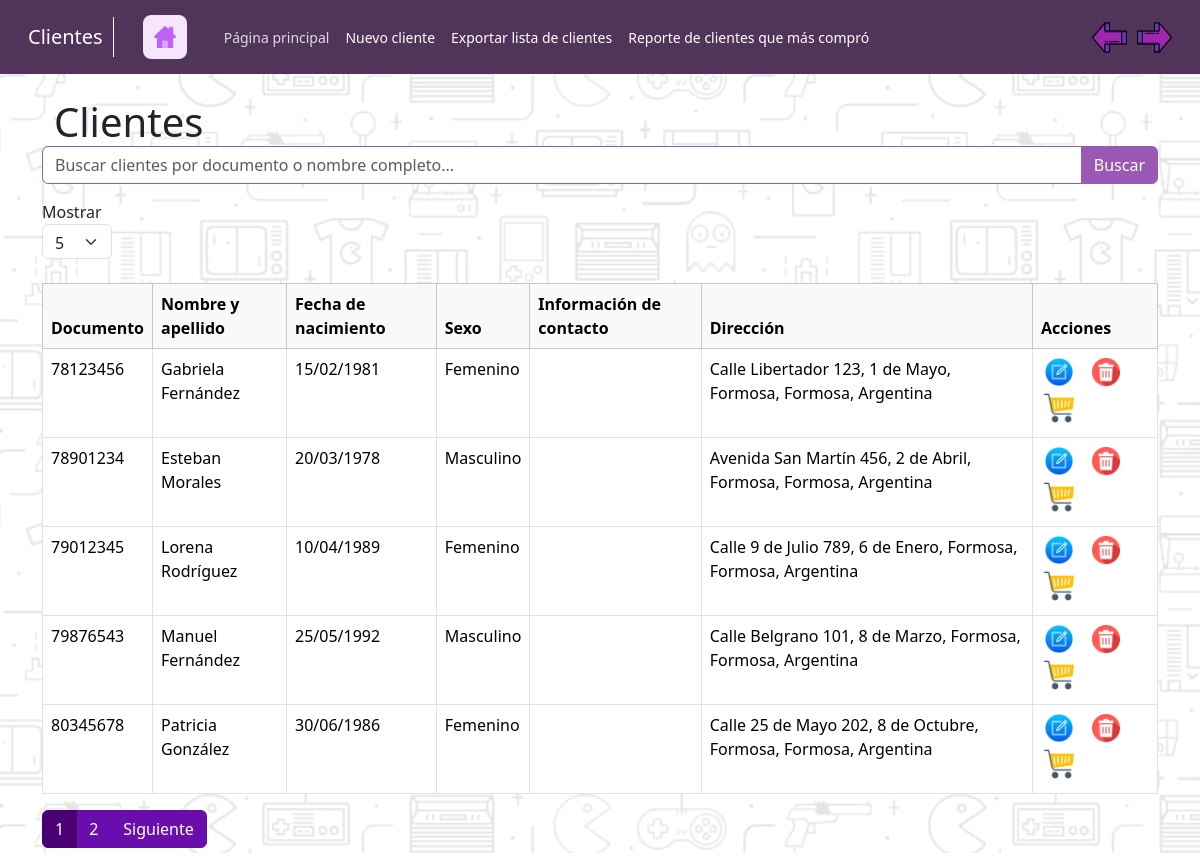
Screenshot of /app/Clientes/dashboardClientes.php (signed in) with the database file from the repository.
### tables this page shows
CREATE TABLE tb_clientes (
    idCliente INT PRIMARY KEY AUTO_INCREMENT,
    persona_fisica_id INT,
    FOREIGN KEY (persona_fisica_id) REFERENCES tb_personas_fisicas(idPersonaFisica)
);

CREATE TABLE tb_detalle_documento (
    idDetalleDocumento INT PRIMARY KEY AUTO_INCREMENT,
    tipo_documento_id INT,
    valorDocumento VARCHAR(100),
    FOREIGN KEY (tipo_documento_id) REFERENCES tb_tipo_documentos(idTipoDocumento)
);

CREATE TABLE tb_personas_fisicas (
    idPersonaFisica INT PRIMARY KEY AUTO_INCREMENT,
    nombres VARCHAR(50),
    apellidos VARCHAR(50),
    fechaNacimiento DATE,
    sexo VARCHAR(50),
    detalle_documento_id INT,
    detalle_contacto_id INT,
    estado_persona_id INT,
    FOREIGN KEY (detalle_documento_id) REFERENCES tb_detalle_documento(idDetalleDocumento),
    FOREIGN KEY (detalle_contacto_id) REFERENCES tb_detalle_contacto(idDetalleContacto),
    FOREIGN KEY (estado_persona_id) REFERENCES tb_estados_logicos(idEstLog)
);

### app/Clientes/dashboardClientes.php (the view, shortened to what this page needs)
<?php
include_once '../modelos/conexion.php';
include_once '../controladores/Paginador.php';
$pagina_actual = isset($_GET['page']) ? (int)$_GET['page'] : 1;
$registros_por_pagina = isset($_GET['num_registros']) ? (int)$_GET['num_registros'] : 5;
$search = isset($_GET['search']) ? $_GET['search'] : '';
$query_count = "
    SELECT COUNT(DISTINCT tb_clientes.idCliente) AS total
    FROM tb_clientes
    INNER JOIN tb_personas_fisicas ON tb_clientes.persona_fisica_id = tb_personas_fisicas.idPersonaFisica
    LEFT JOIN tb_detalle_documento ON tb_personas_fisicas.detalle_documento_id = tb_detalle_documento.idDetalleDocumento
    LEFT JOIN tb_detalle_contacto ON tb_personas_fisicas.detalle_contacto_id = tb_detalle_contacto.idDetalleContacto
    WHERE (tb_personas_fisicas.nombres LIKE '%" . mysqli_real_escape_string($conection, $search) . "%'
    OR tb_personas_fisicas.apellidos LIKE '%" . mysqli_real_escape_string($conection, $search) . "%'
    OR tb_detalle_documento.valorDocumento LIKE '%" . mysqli_real_escape_string($conection, $search) . "%')
    AND tb_personas_fisicas.estado_persona_id = 1
";
$result_count = mysqli_query($conection, $query_count);
$total_registros = mysqli_fetch_assoc($result_count)['total'];
$paginador = new Paginador($pagina_actual, $total_registros, $registros_por_pagina);
$offset = ($pagina_actual - 1) * $registros_por_pagina;
$query_clientes = "
    SELECT DISTINCT
        CONCAT(tb_personas_fisicas.nombres, ' ', tb_personas_fisicas.apellidos) AS nombre_completo,
        tb_personas_fisicas.fechaNacimiento AS fecha_nacimiento,
        tb_personas_fisicas.sexo AS sexo,
        tb_detalle_documento.valorDocumento AS documento,
        tb_detalle_contacto.valorDetalleContacto AS contacto,
        CONCAT(
        IFNULL(tb_domicilios_personas.valorDomicilio, ''), ', ',
        IFNULL(tb_barrios.nombreBarrio, ''), ', ',
        IFNULL(tb_localidades.nombreLocalidad, ''), ', ',
        IFNULL(tb_provincias.nombreProvincia, ''), ', ',
        IFNULL(tb_paises.nombrePais, '')
        ) AS direccion_completa,
        tb_clientes.idCliente AS idCliente
        FROM
            tb_clientes
        INNER JOIN
            tb_personas_fisicas ON tb_clientes.persona_fisica_id = tb_personas_fisicas.idPersonaFisica
        LEFT JOIN
            tb_detalle_documento ON tb_personas_fisicas.detalle_documento_id = tb_detalle_documento.idDetalleDocumento
        LEFT JOIN
            tb_detalle_contacto ON tb_personas_fisicas.detalle_contacto_id = tb_detalle_contacto.idDetalleContacto
        LEFT JOIN
            tb_domicilios_personas ON tb_personas_fisicas.idPersonaFisica = tb_domicilios_personas.persona_fisica_id
        LEFT JOIN
            tb_domicilios ON tb_domicilios_personas.domicilio_id = tb_domicilios.idDomicilio
        LEFT JOIN
            tb_barrios ON tb_domicilios.barrio_id = tb_barrios.idBarrio
        LEFT JOIN
            tb_localidades ON tb_barrios.localidad_id = tb_localidades.idLocalidad
        LEFT JOIN
            tb_provincias ON tb_localidades.provincia_id = tb_provincias.idProvincia
        LEFT JOIN
            tb_paises ON tb_provincias.pais_id = tb_paises.idPais
        WHERE
        (tb_personas_fisicas.nombres LIKE '%" . mysqli_real_escape_string($conection, $search) . "%'
        OR tb_personas_fisicas.apellidos LIKE '%" . mysqli_real_escape_string($conection, $search) . "%'
        OR tb_detalle_documento.valorDocumento LIKE '%" . mysqli_real_escape_string($conection, $search) . "%')
        AND tb_personas_fisicas.estado_persona_id = 1
        LIMIT $offset, $registros_por_pagina
";
$result_clientes = mysqli_query($conection, $query_clientes);
$clientes = [];
if (mysqli_num_rows($result_clientes) > 0) {
    $clientes = mysqli_fetch_all($result_clientes, MYSQLI_ASSOC);
}
?>
<!DOCTYPE html>
<html lang="es">
<head>
    <link href="https://cdn.jsdelivr.net/npm/bootstrap@5.3.3/dist/css/bootstrap.min.css" rel="stylesheet">
    <link rel="stylesheet" href="../assets/css/styleDashboard.css">
    <link rel="stylesheet" href="../assets/css/style_nav_module.css">
    <link rel="stylesheet" href="https://cdn.jsdelivr.net/npm/sweetalert2@11/dist/sweetalert2.min.css">
    <link rel="stylesheet" href="https://cdn.jsdelivr.net/npm/sweetalert2@11/dist/sweetalert2.min.css">
</head>
<body>
    <?php
    include 'nav_clientes.php';
    ?>
    <div class="container mt-4">
        <div class="container mt-4 d-flex justify-content-between align-items-center">
            <h1 class="mb-0">Clientes</h1>
        </div>
        <form method="GET" action="dashboardClientes.php" class="mb-4">
            <div class="input-group mb-3">
                <input type="text" class="form-control" name="search" placeholder="Buscar clientes por documento o nombre completo..." value="<?php echo htmlspecialchars($search); ?>">
                <button class="btn btn-primary" type="submit">Buscar</button>
            </div>
            <div class="form-group">
                <label for="num_registros">Mostrar</label>
                <select id="num_registros" name="num_registros" class="form-select custom-select" onchange="this.form.submit()" style="width: 70px; height: 35px;">
                    <option value="5" <?php echo $registros_por_pagina == 5 ? 'selected' : ''; ?>>5</option>
                </select>
            </div>
        </form>
        <table class="table table-bordered table-hover">
            <thead class="table-light">
                <tr>
                    <th>Documento</th>
                    <th>Nombre y apellido</th>
                    <th>Fecha de nacimiento</th>
                    <th>Sexo</th>
                    <th>Información de contacto</th>
                    <th>Dirección</th>
                    <th>Acciones</th>
                </tr>
            </thead>
            <tbody>
                <?php
                if (!empty($clientes)) {
                    foreach ($clientes as $cliente) {
                        $fecha_formateada = date("d/m/Y", strtotime($cliente['fecha_nacimiento']));
                        echo "<tr>";
                        echo "<td>{$cliente['documento']}</td>";
                        echo "<td>{$cliente['nombre_completo']}</td>";
                        echo "<td>{$fecha_formateada}</td>";
                        echo "<td>{$cliente['sexo']}</td>";
                        echo "<td>{$cliente['contacto']}</td>";
                        echo "<td>{$cliente['direccion_completa']}</td>";
                        echo "<td>
                        <a href='#' class='btn-img edit-button' data-id='{$cliente['idCliente']}'>
                            <img src='../assets/img/boton-editar.ico' alt='Editar'>
                        </a>
                        <button type='button' class='btn-img delete-button' data-id='{$cliente['idCliente']}'>
                            <img src='../assets/img/boton-eliminar.ico' alt='Eliminar'>
                        </button>
                        <a href='historial_cliente.php?id={$cliente['idCliente']}' class='btn-img btn-info'>
                            <img src='../assets/img/historial-de-pedidos.ico' alt='Historial'>
                        </a>
                    </td>";
                        echo "</tr>";
                    }
                } else {
                    echo "<tr><td colspan='7' class='text-center'>No se encontraron clientes</td></tr>";
                }
                ?>
            </tbody>
        </table>
        <?php echo $paginador->mostrar_paginacion(); ?>
    </div>
</body>
</html>

### app/assets/css/styleDashboard.css (style rules this page uses)
body { background: url('../img/background-black.png') no-repeat center center fixed; }
.form-control { border-color: #9b59b6; }
.btn-img { padding: 0; width: auto; height: auto; border: none; background: none; display: inline-flex; justify-content: center; align-items: center; margin-right: 10px; }
.btn-img img { margin-left: 3px; width: 30px; height: 30px; }
.btn-primary { background-color: #9b59b6; border-color: #9b59b6; color: #ffffff; }

### rows the page displays
tb_clientes: tb_detalle_documento.valorDocumento "78123456", nombre_completo "Gabriela Fernández", persona_fisica.fechaNacimiento "15/02/1981", persona_fisica.sexo "Femenino", direccion_completa "Calle Libertador 123, 1 de Mayo, Formosa, Formosa, Argentina"
tb_clientes: tb_detalle_documento.valorDocumento "78901234", nombre_completo "Esteban Morales", persona_fisica.fechaNacimiento "20/03/1978", persona_fisica.sexo "Masculino", direccion_completa "Avenida San Martín 456, 2 de Abril, Formosa, Formosa, Argentina"
tb_clientes: tb_detalle_documento.valorDocumento "79012345", nombre_completo "Lorena Rodríguez", persona_fisica.fechaNacimiento "10/04/1989", persona_fisica.sexo "Femenino", direccion_completa "Calle 9 de Julio 789, 6 de Enero, Formosa, Formosa, Argentina"
tb_clientes: tb_detalle_documento.valorDocumento "79876543", nombre_completo "Manuel Fernández", persona_fisica.fechaNacimiento "25/05/1992", persona_fisica.sexo "Masculino", direccion_completa "Calle Belgrano 101, 8 de Marzo, Formosa, Formosa, Argentina"
tb_clientes: tb_detalle_documento.valorDocumento "80345678", nombre_completo "Patricia González", persona_fisica.fechaNacimiento "30/06/1986", persona_fisica.sexo "Femenino", direccion_completa "Calle 25 de Mayo 202, 8 de Octubre, Formosa, Formosa, Argentina"
